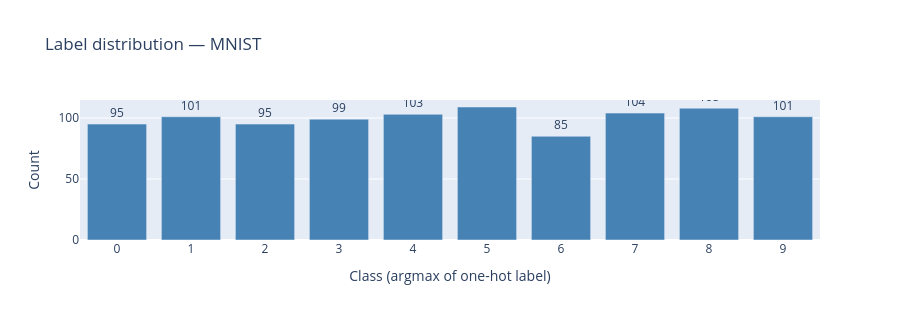

Notebook code cell kept with this figure:
### Markdown cell above
### 5.3  Label distribution

### Code cell
label_ids = np.argmax(labels_vis, axis=1)
unique, counts = np.unique(label_ids, return_counts=True)

fig = go.Figure(
    go.Bar(
        x=unique,
        y=counts,
        marker_color='steelblue',
        text=counts,
        textposition='outside',
    )
)
fig.update_layout(
    title=f"Label distribution — {DATASET}",
    xaxis=dict(title="Class (argmax of one-hot label)", tickmode='linear', dtick=1),
    yaxis_title="Count",
    height=320,
)
fig.show()

### Figure 1 — Plotly figure (JSON) as saved in the notebook; plotly's stock layout.template omitted (floating-point values rounded to 4 significant figures)
{"data": [{"marker": {"color": "steelblue"}, "text": [95, 101, 95, 99, 103, 109, 85, 104, 108, 101], "textposition": "outside", "type": "bar", "x": [0, 1, 2, 3, 4, 5, 6, 7, 8, 9], "y": [95, 101, 95, 99, 103, 109, 85, 104, 108, 101]}], "layout": {"height": 320, "title": {"text": "Label distribution — MNIST"}, "xaxis": {"dtick": 1, "tickmode": "linear", "title": {"text": "Class (argmax of one-hot label)"}}, "yaxis": {"title": {"text": "Count"}}}}
